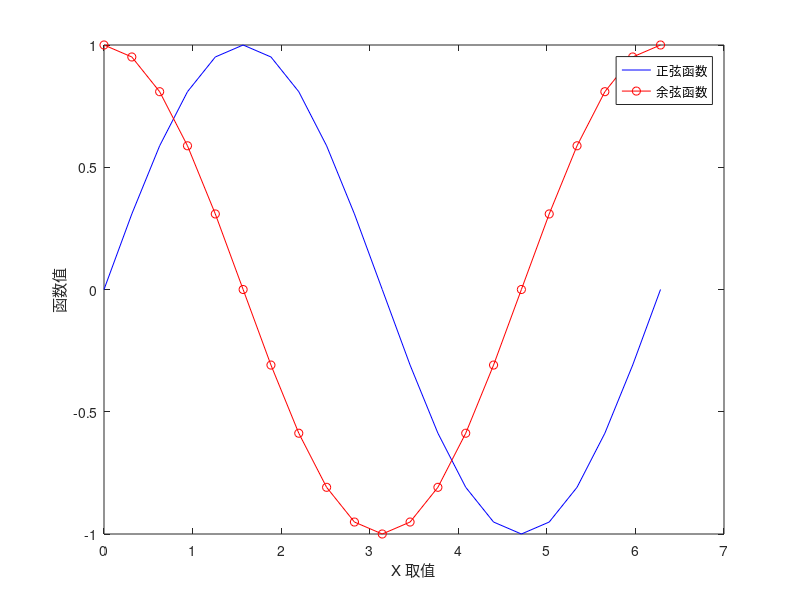

Reproduce this figure in MATLAB.
x=0:pi/10:2*pi;
y1=sin(x);
y2=cos(x);
figure(1);
plot(x,y1,'b-',x,y2,'ro-');
xlabel('X 取值');
ylabel('函数值');
legend('正弦函数','余弦函数');